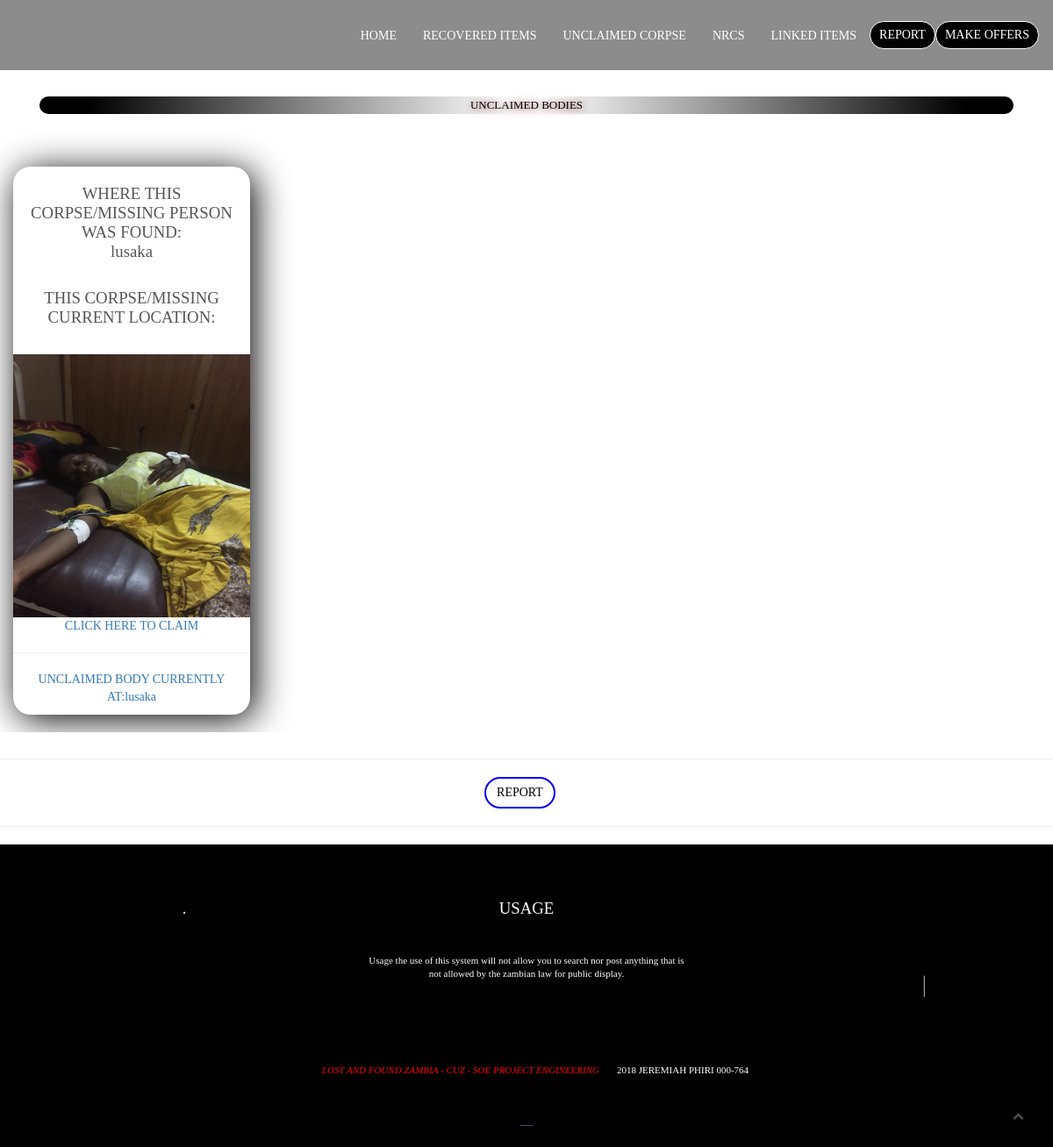
Screenshot of /bodies.php with the database file from the repository.
### tables this page shows
CREATE TABLE `generalitems` (
  `ID` int(233) NOT NULL,
  `category` varchar(200) NOT NULL,
  `entity` varchar(90) NOT NULL,
  `feature` varchar(200) NOT NULL,
  `body` varchar(8000) NOT NULL,
  `itemtype` varchar(255) DEFAULT NULL,
  `album` varchar(1000) NOT NULL,
  `image` varchar(255) NOT NULL,
  `year` varchar(255) NOT NULL,
  `audio` int(255) NOT NULL,
  `comment` int(100) NOT NULL,
  `uploader` varchar(255) NOT NULL,
  `claims` varchar(25) NOT NULL,
  `claimer` varchar(255) NOT NULL,
  `claimercontacts` varchar(255) NOT NULL,
  `collected` int(4) NOT NULL,
  `giver` varchar(250) NOT NULL,
  `givercontacts` varchar(255) NOT NULL,
  `itemlocation` varchar(10000) NOT NULL
);

### bodies.php (the view, shortened to what this page needs)
<?php
include("head.php");
?>
    <body>
<?php include("header.php");?>
        <section id="portfolio" class="portfolio">
          <div class="container">
                        <div class="col-lg-12 col-md-8 col-xs-12 ">
                        <div class="head_title text-center">
                                 <br />
                                <h5 class='trending'>UNCLAIMED BODIES</h5>
                  </div>
				  </div>
                                    </div>
                          <?php
                                      $choose='SELECT * FROM generalitems WHERE CATEGORY="aproved" AND itemtype="unclaimedBody"';
									    $chooseexecute=mysqli_query($connection,$choose);
                                          while($fetch=mysqli_fetch_array($chooseexecute))
										  {
                                           ?>
									 <div class="col-md-3 col-sm-4 col-xs-12 ">
								     <figcaption class="">
									 <div class="text-center proverbs">
            								 <?php echo " <u>"," " ,$fetch['album'],"</u>","<br />" ;?>
											 <?php echo "<h4>","WHERE THIS CORPSE/MISSING PERSON WAS FOUND:"," ","<BR />", nl2br($fetch['body']),"</h4><br />" ;?>
											 <?php echo "<h4>","THIS CORPSE/MISSING CURRENT LOCATION:"," ","<BR />", nl2br($fetch['itemlocation']),"</h4><br />" ;?>
									 		 <?php echo "<img src='assets/images/".$fetch['image']."' height='300px' width='300px'>" ?>
											    <?php echo "<br />" ;?>
												   <?php $idnum=$fetch['ID'];?>
												 <?php $idnum."<br />" ; echo "<a href='claims.php?ID={$fetch['ID']}'>",
													  "CLICK HERE TO CLAIM<hr />"," ",
													   "UNCLAIMED BODY ",
														 " CURRENTLY AT:",
														$fetch['body'],
														"</a>";?>
									 </figcaption>
							 <?php echo "<br />" ;?>
                                </div>
								<?php
										  }
								?>
        </section>
		 <div class="card-footer">
								<hr />
								  <center><a href="reportuploadbodies.php" class="btn btn-primary">REPORT </a></center>
								  <hr />
								</div>
       <?php
	   include("footer.php")
	   ?>
    </body>
</html>

### assets/css/style.css (style rules this page uses)
html, body { background-color: #0000;musa font-size: 15px; color: #565656; width: 100%; padding: 0; margin-left: 0; margin-right: 0; font-family: 'Times New Roman', Times, serif; font-weight: 300; }
img { -moz-user-select: none; -webkit-user-select: none; -ms-user-select: none; user-select: none; -webkit-user-drag: none; user-drag: none; }
a, a:hover, a:active, a:focus { text-decoration: none; outline: none; }
a, button, a span { -webkit-transition: 0.2s ease-in-out; -o-transition: 0.2s ease-in-out; transition: 0.2s ease-in-out; }
*, *:before, *:after { -webkit-box-sizing: border-box; -moz-box-sizing: border-box; box-sizing: border-box; }
img { max-width: 100%; }
h4, h5 { font-weight: 300; margin: 0; line-height: 2rem; font-family: 'Times New Roman', Times, serif; }
h4 { font-size:1.875rem; line-height: 2.2rem; margin-bottom: 1.1rem; font-family: 'Times New Roman', Times, serif; }
h5 { font-size: 1.3rem; margin-bottom: 1rem; }
section { margin:0; }
.btn { margin-right: 15px; border-radius: 0px; }
.btn-primary { color: #000; }
.btn-primary { background-color:#fff; color: #000; border: 2px solid blue; text-transform: uppercase; border-radius:50px; }
.btn-primary:before, .btn-primary:after { background-color:#ffffff; }
.portfolio { background-color:white; -moz-background-size: cover; -webkit-background-size: cover; -o-background-size: cover; background-size: cover; width: 100%; overflow: hidden; position:relative; bottom:10px; }
.trending { color:#000000; background:-webkit-radial-gradient(center,circle,white 4%,black 90%); border-radius:200px; text-shadow:rgb(100,0,0) 1px 1px 10px; }
.head_title { padding-top:100px; padding-bottom: 50px; }
.proverbs { background-color:white; padding-bottom:10px; display:inline-block; box-shadow:rgba(1,0,0,45) 5px 5px 40px; border-radius:20px; width:100%; height:100%; }

### rows the page displays
generalitems: body "lusaka", image (picture)
